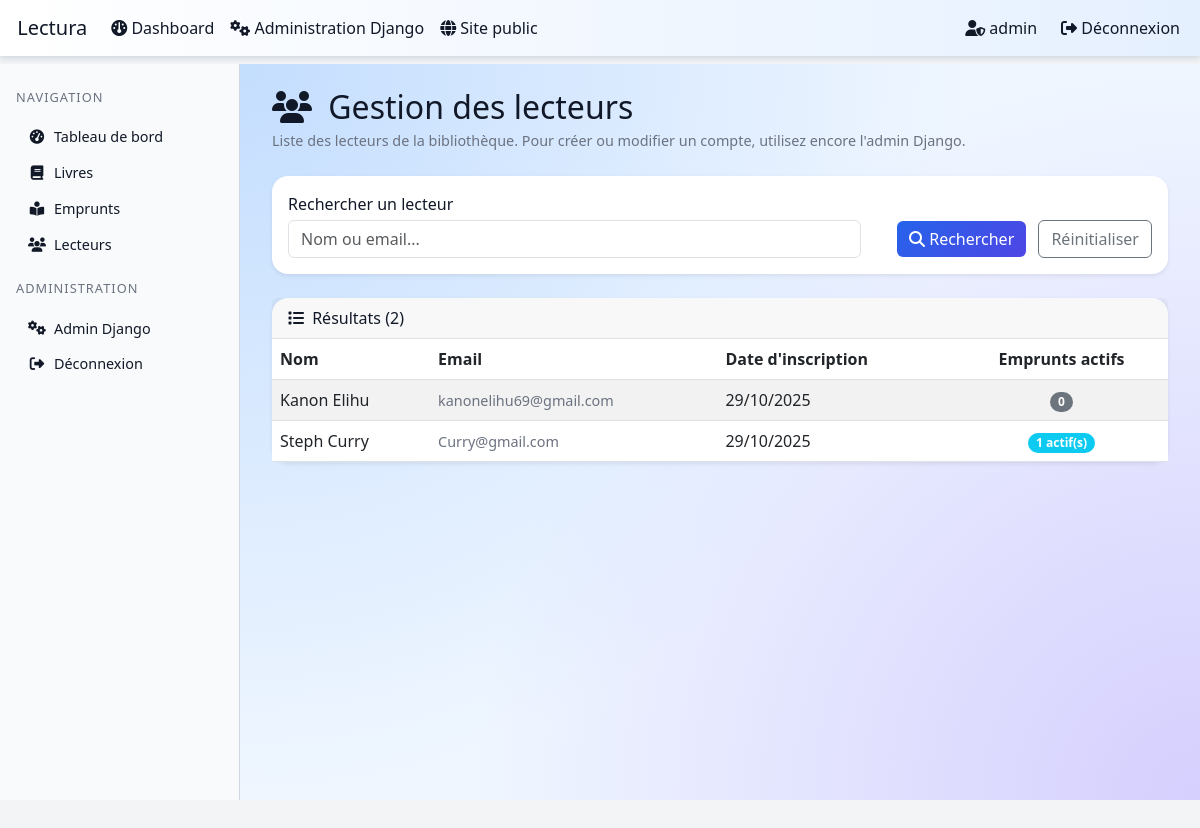
Page /gestion/utilisateurs/ (signed in) on the committed database.
### library/models.py (models this page shows, shortened)
class User(models.Model):
    name = models.CharField(max_length=100, verbose_name="Nom complet")
    email = models.EmailField(unique=True, verbose_name="Email")
    membership_date = models.DateField(auto_now_add=True, verbose_name="Date d'inscription")
    extensions_this_month = models.IntegerField(default=0, verbose_name="Prolongements ce mois")
    last_reset_date = models.DateField(default=timezone.now, verbose_name="Dernière réinitialisation")
    class Meta:
        verbose_name = "Utilisateur"
        verbose_name_plural = "Utilisateurs"
        ordering = ['name']
    @property
    def active_borrows_count(self):
        return self.emprunts_set.filter(date_retour__isnull=True).count()

### library/views.py (the view)
# urls.py: path('gestion/utilisateurs/', views.admin_utilisateurs, name='admin_utilisateurs'),
@login_required
def admin_utilisateurs(request):
    if not request.user.is_staff:
        messages.error(request, "Accès réservé aux comptes administrateurs.")
        return redirect('library:home')
    from django.db.models import Q
    from .models import User as LibraryUserModel
    search = request.GET.get('q', '').strip()
    users = LibraryUserModel.objects.all().order_by('name')
    if search:
        users = users.filter(
            Q(name__icontains=search)
            | Q(email__icontains=search)
        )
    context = {
        'users': users,
        'search': search,
    }
    return render(request, 'library/admin_utilisateurs.html', context)

### library/templates/library/admin_utilisateurs.html (shortened to what this page needs)
{% extends 'library/admin_base.html' %}
{% block content %}
<div class="d-flex justify-content-between align-items-center mb-4">
    <div>
        <h2 class="mb-1"><i class="fas fa-users me-2"></i> Gestion des lecteurs</h2>
        <p class="text-muted mb-0">Liste des lecteurs de la bibliothèque. Pour créer ou modifier un compte, utilisez encore l'admin Django.</p>
    </div>
</div>
<div class="card border-0 shadow-sm mb-4">
    <div class="card-body">
        <form method="get" class="row g-2 align-items-end">
            <div class="col-md-8">
                <label class="form-label mb-1">Rechercher un lecteur</label>
                <input type="text" name="q" class="form-control" placeholder="Nom ou email..." value="{{ search }}">
            </div>
            <div class="col-md-4 text-md-end mt-3 mt-md-0">
                <button type="submit" class="btn btn-primary me-2">
                    <i class="fas fa-search"></i> Rechercher
                </button>
                <a href="{% url 'library:admin_utilisateurs' %}" class="btn btn-outline-secondary">
                    Réinitialiser
                </a>
            </div>
        </form>
    </div>
</div>
<div class="card border-0 shadow-sm">
    <div class="card-header d-flex justify-content-between align-items-center">
        <span><i class="fas fa-list me-1"></i> Résultats ({{ users|length }})</span>
    </div>
    <div class="card-body p-0">
        {% if users %}
            <div class="table-responsive">
                <table class="table table-striped table-hover mb-0 align-middle">
                    <thead>
                        <tr>
                            <th>Nom</th>
                            <th>Email</th>
                            <th>Date d'inscription</th>
                            <th class="text-center">Emprunts actifs</th>
                        </tr>
                    </thead>
                    <tbody>
                        {% for user in users %}
                            <tr>
                                <td>{{ user.name }}</td>
                                <td><span class="text-muted">{{ user.email }}</span></td>
                                <td>{{ user.membership_date|date:"d/m/Y" }}</td>
                                <td class="text-center">
                                    {% if user.active_borrows_count %}
                                        <span class="badge bg-info">{{ user.active_borrows_count }} actif(s)</span>
                                    {% else %}
                                        <span class="badge bg-secondary">0</span>
                                    {% endif %}
                                </td>
                            </tr>
                        {% endfor %}
                    </tbody>
                </table>
            </div>
        {% else %}
            <div class="p-4">
                <p class="mb-0 text-muted">Aucun lecteur ne correspond à votre recherche.</p>
            </div>
        {% endif %}
    </div>
</div>
{% endblock %}

### library/templates/library/admin_base.html (shortened to what this page needs)
<!DOCTYPE html>
<html lang="fr">
<head>
    <link href="https://cdn.jsdelivr.net/npm/bootstrap@5.3.0/dist/css/bootstrap.min.css" rel="stylesheet">
    <link rel="stylesheet" href="https://cdnjs.cloudflare.com/ajax/libs/font-awesome/6.4.0/css/all.min.css">
</head>
<body>
<nav class="navbar navbar-expand-lg navbar-dark fixed-top">
    <div class="container-fluid">
        <a class="navbar-brand" href="{% url 'library:admin_dashboard' %}">
             Lectura
        </a>
        <div class="collapse navbar-collapse" id="adminNavbar">
            <ul class="navbar-nav me-auto mb-2 mb-lg-0">
                <li class="nav-item">
                    <a class="nav-link" href="{% url 'library:admin_dashboard' %}">
                        <i class="fas fa-gauge"></i> Dashboard
                    </a>
                </li>
                <li class="nav-item">
                    <a class="nav-link" href="{% url 'admin:index' %}">
                        <i class="fas fa-gears"></i> Administration Django
                    </a>
                </li>
                <li class="nav-item">
                    <a class="nav-link" href="{% url 'library:logout' %}">
                        <i class="fas fa-globe"></i> Site public
                    </a>
                </li>
            </ul>
            <span class="navbar-text me-3">
                {% if user.is_authenticated %}
                    <i class="fas fa-user-shield"></i> {{ user.username }}
                {% endif %}
            </span>
            <ul class="navbar-nav">
                <li class="nav-item">
                    <a class="nav-link" href="{% url 'library:logout' %}">
                        <i class="fas fa-sign-out-alt"></i> Déconnexion
                    </a>
                </li>
            </ul>
        </div>
    </div>
 </nav>
<div class="admin-layout">
    <aside class="admin-sidebar">
        <div class="sidebar-section mb-3">
            <div class="sidebar-title">Navigation</div>
            <nav class="nav flex-column">
                <a class="nav-link" href="{% url 'library:admin_dashboard' %}">
                    <i class="fas fa-gauge-high"></i>
                    Tableau de bord
                </a>
                <a class="nav-link" href="{% url 'library:admin_livres' %}">
                    <i class="fas fa-book"></i>
                    Livres
                </a>
                <a class="nav-link" href="{% url 'library:admin_emprunts' %}">
                    <i class="fas fa-book-reader"></i>
                    Emprunts
                </a>
                <a class="nav-link" href="{% url 'library:admin_utilisateurs' %}">
                    <i class="fas fa-users"></i>
                    Lecteurs
                </a>
            </nav>
        </div>
        <div class="sidebar-section mt-3">
            <div class="sidebar-title">Administration</div>
            <nav class="nav flex-column">
                <a class="nav-link" href="{% url 'admin:index' %}">
                    <i class="fas fa-gears"></i>
                    Admin Django
                </a>
                <a class="nav-link" href="{% url 'library:logout' %}">
                    <i class="fas fa-sign-out-alt"></i>
                    Déconnexion
                </a>
            </nav>
        </div>
    </aside>
    <main class="admin-main">
        <div class="admin-main-inner">
            {% block content %}{% endblock %}
        </div>
    </main>
</div>
</body>
</html>

### library/templates/library/admin_base.html (style rules this page uses)
body { font-family: 'Segoe UI', Tahoma, Geneva, Verdana, sans-serif; background-color: #f3f4f6; min-height: 100vh; color: #111827; }
.navbar { background: linear-gradient(90deg, #ffffff, #e5f0ff); box-shadow: 0 2px 6px rgba(148, 163, 184, 0.4); }
.navbar .navbar-brand, .navbar .nav-link, .navbar .navbar-text { color: #111827 !important; }
.admin-layout { display: flex; margin-top: 64px; min-height: calc(100vh - 64px); }
.admin-sidebar { width: 240px; background: #f9fafb; color: #111827; padding: 1.5rem 1rem; border-right: 1px solid rgba(148, 163, 184, 0.4); }
.admin-sidebar .sidebar-title { font-size: 0.8rem; text-transform: uppercase; letter-spacing: 0.08em; color: #6b7280; margin-bottom: 0.75rem; }
.admin-sidebar .nav-link { color: #111827 !important; padding: 0.45rem 0.75rem; border-radius: 0.5rem; font-size: 0.9rem; display: flex; align-items: center; gap: 0.5rem; }
.admin-sidebar .nav-link i { width: 18px; text-align: center; }
.admin-main { flex: 1; padding: 1.5rem 2rem; background: radial-gradient(circle at top left, rgba(191, 219, 254, 0.9), transparent 60%), radial-gradient(circle at bottom right, rgba(196, 181, 253, 0.6), transparent 60%), #eff6ff; }
.admin-main-inner { max-width: 1200px; margin: 0 auto; }
.card { border-radius: 1rem; border: 1px solid rgba(148, 163, 184, 0.4); background-color: #ffffff; color: #111827; box-shadow: 0 10px 25px rgba(148, 163, 184, 0.35); }
.card-header { border-bottom-color: rgba(148, 163, 184, 0.25); }
.admin-main p, .admin-main h1, .admin-main h2, .admin-main h3, .admin-main h4, .admin-main h5, .admin-main h6 { color: #111827; }
.admin-main .text-muted { color: #6b7280 !important; opacity: 1; font-size: 0.9rem; }
.btn-primary { background: linear-gradient(135deg, #2563eb, #4f46e5); border: none; }
.badge { border-radius: 999px; }

### rows in the picture
User: name "Kanon Elihu", email "kanonelihu69@gmail.com", membership_date "29/10/2025"
User: name "Steph Curry", email "Curry@gmail.com", membership_date "29/10/2025", active_borrows_count "1"

### other values in the picture
{{ user.username }} "admin"
{{ users|length }} "2"
